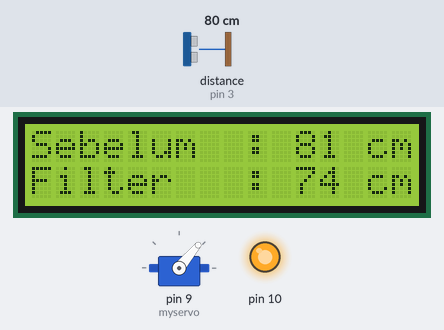
Simulated run of this sketch. Board: Arduino Uno, built with avr-gcc and run on an emulated ATmega328P. Parts: 16×2 character LCD, servo, output pins drawn as LEDs (lit = HIGH). Inputs (shaded band) come from the test bench; at power-on: distance to the obstacle (sensor on pin 3) 80 cm. The echo pulse lasts 58.3 µs per cm; WiFi joins after 1.5 s; servers stay silent unless stated; pins used as bus, display or sensor lines are not drawn; what the sketch prints to the serial monitor is not drawn.

Above: at 3.2 s.
3.3 s: distance to the obstacle (sensor on pin 3) set to 35 cm
At 5.3 s:
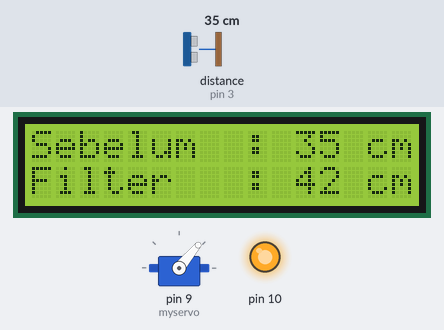
6.3 s: distance to the obstacle (sensor on pin 3) set to 198 cm
At 7.85 s:
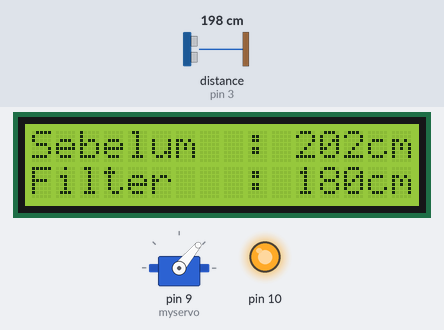
7.9 s: distance to the obstacle (sensor on pin 3) set to 203 cm
At 9.67 s:
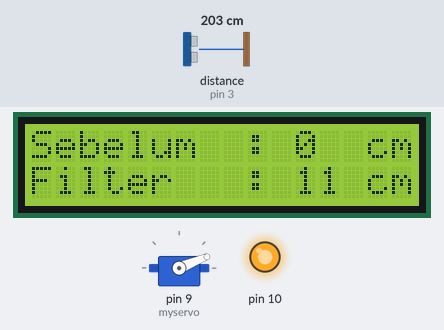
10.9 s: distance to the obstacle (sensor on pin 3) set to 120 cm
At 14.29 s:
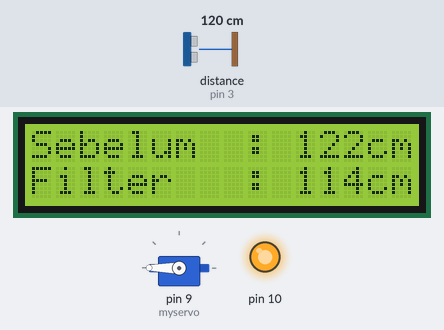
Timing chart, 0 to 14.4 s (numbered marks = the images above; inputs shaded):
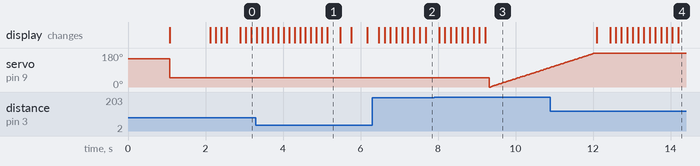

Measured:
- the behaviour switches between 200 and 201 cm on distance to the obstacle (sensor on pin 3) (found by bisection; images 2 and 3)

The sketch:

sensor.ino
```cpp
#include <SPI.h>
#include <Ethernet.h>
#include <Wire.h>
#include <LiquidCrystal_I2C.h>
#include <Servo.h>
#include <SimpleKalmanFilter.h>
#include <NewPing.h>

#define TRIGGER_PIN  2  // Arduino pin tied to trigger pin on the ultrasonic sensor.
#define ECHO_PIN     3  // Arduino pin tied to echo pin on the ultrasonic sensor.
#define MAX_DISTANCE 200 // Maximum distance we want to ping for (in centimeters). Maximum sensor distance is rated at 400-500cm.
#define led 13

// Enter a MAC address for your controller below.
// Newer Ethernet shields have a MAC address printed on a sticker on the shield
byte mac[] = {
  0xB8, 0xEA, 0x6D, 0x80, 0xBC, 0xA8
};
// Set the static IP address to use if the DHCP fails to assign
IPAddress ip(192, 168, 137, 177);
IPAddress myDns(192, 168, 137, 1);
IPAddress server(192, 168, 137, 1); // numeric IP
EthernetClient client;

//Servo
Servo myservo;

//LCD
LiquidCrystal_I2C lcd(0x3f, 16, 2);

//Measurement Uncertainty , Estimation Uncertainty , Process Noise
SimpleKalmanFilter simpleKalmanFilter(2, 2, 0.01);

//Sonar
NewPing sonar(TRIGGER_PIN, ECHO_PIN, MAX_DISTANCE); // NewPing setup of pins and maximum distance.

//Vars
int jarak, jarak_filter, pos;
unsigned long starT = 0;

void baca_ultrasonik() {
  jarak = sonar.ping_cm();
  jarak_filter = simpleKalmanFilter.updateEstimate(jarak);
}

void tampil_lcd() {
  lcd.setCursor(0, 0);
  lcd.print("Sebelum  : ");
  lcd.print(jarak);
  lcd.print("   ");
  lcd.setCursor(0, 1);
  lcd.print("Filter   : ");
  lcd.print(jarak_filter);
  lcd.print("   ");

  lcd.setCursor(14, 0);
  lcd.print("cm");
  lcd.setCursor(14, 1);
  lcd.print("cm");
}

void tampil_serial() {
  Serial.print(jarak);
  Serial.println();
  Serial.print(jarak_filter);
}


void setup() {
  Serial.begin(115200);

  pinMode(led, OUTPUT);

  lcd.init();
  lcd.backlight();
  lcd.clear();
  lcd.setCursor(0, 0);
  lcd.print("starting");

  myservo.attach(9);
  myservo.write(150);
  delay(1000);
  myservo.write(50);

  lcd.clear();

  SPI.begin();
  // Ethernet initialization
  Ethernet.init(10);  // Most Arduino shields use pin 10
  // start the Ethernet connection:
  Ethernet.begin(mac, ip, myDns);
  // give the Ethernet shield a second to initialize:
  delay(1000);
  Serial.print("connecting to ");
  Serial.print(server);
  Serial.println("...");
}

void loop() {
  baca_ultrasonik();
  if (jarak_filter <= 10) {
    if (pos == 0) {
      buka();
    }
  } else if (jarak_filter > 10) {
    if (pos == 90) {
      tutup();
    }
  }
  tampil_lcd();
  tampil_serial();
  unsigned long noW = millis();
  if (noW - starT >= 2500) {
    digitalWrite(led, HIGH);
    Serial.print("jarak = "); Serial.println(jarak);
    Serial.print("jarak terfilter = "); Serial.println(jarak_filter);
    //Kirim data
    kirimDb(String(jarak), String(jarak_filter));
    starT = noW;
  }
  delay(100);
}

void buka() {
  for (pos = 0; pos <= 180; pos += 1) { // goes from 0 degrees to 180 degrees
    // in steps of 1 degree
    myservo.write(pos);              // tell servo to go to position in variable 'pos'
    delay(15);                       // waits 15ms for the servo to reach the position
  }
  pos = 180;
}

void tutup() {
  for (pos = 180; pos >= 0; pos -= 1) { // goes from 180 degrees to 0 degrees
    myservo.write(pos);              // tell servo to go to position in variable 'pos'
    delay(15);                       // waits 15ms for the servo to reach the position
  }
  pos = 180;
}

void kirimDb(String d1, String d2) {
  // Make a HTTP GET request:
  if (client.connect(server, 80)) {
    Serial.print("connected to ");
    Serial.println(client.remoteIP());

    client.print("GET /sonar/arduino.php?data1=");
    client.print(d1);
    client.print("&data2=");
    client.print(d2);
    client.println(" HTTP/1.1");

    client.print("Host: ");
    client.println(server);

    client.println("Connection: close");
    client.println();
  } else {
    Serial.println("Connection error!");
  }
}
```
